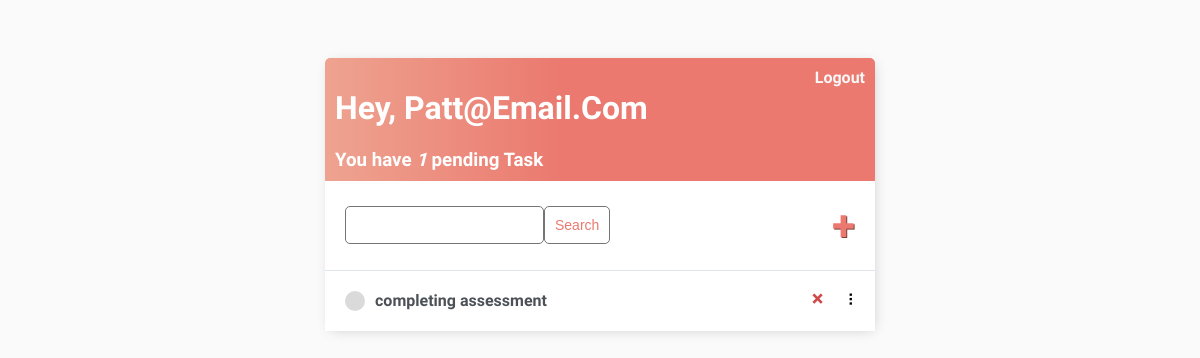
Before: / (signed in) with the older database file.
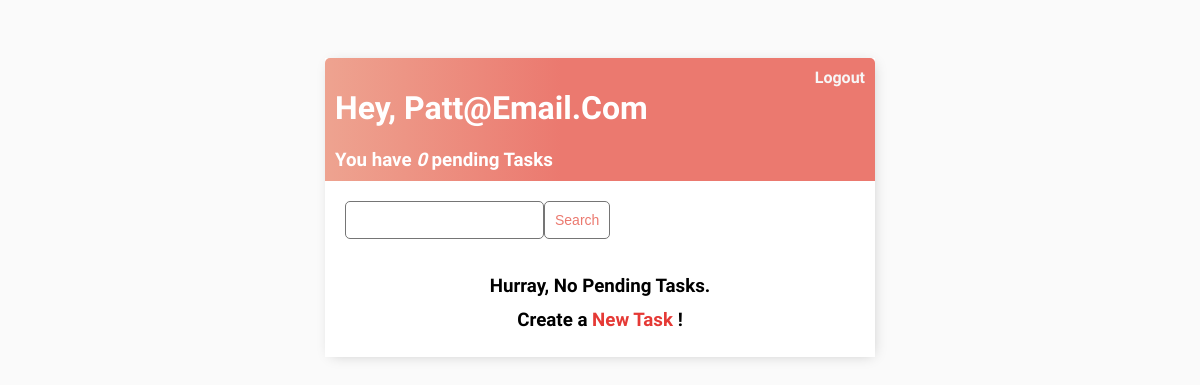
After: the same page with the newer database file.
### task_app/models.py (models this page shows)
class Task(models.Model):
    user = models.ForeignKey(User, on_delete=models.CASCADE, null = True, blank=True),
    title = models.CharField(max_length=200, null = True, blank=True)
    description = models.TextField(null = True, blank=True)
    image = models.ImageField(upload_to='task_images/', null=True, blank=True)
    complete = models.BooleanField(default=False)
    created = models.DateTimeField(auto_now_add=True)
    def __str__(self):
        return self.title
    class Meta:
        ordering = ["complete"]

### task_app/views.py (the view)
# urls.py: path('', taskList.as_view(), name='tasks'),
class taskList(LoginRequiredMixin, ListView):
    model = Task
    context_object_name = 'tasks'
    template_name = 'base/task_list.html'
    def get_context_data(self, **kwargs):
        context =  super().get_context_data(**kwargs)
        context['count'] = context['tasks'].filter(complete = False).count()
        search_tasks = self.request.GET.get('search') or " "
        if search_tasks:
            context['tasks'] = context['tasks'].filter(title__icontains= search_tasks)
            context['count'] = context['tasks'].filter(complete = False).count()
        context['search_tasks'] = search_tasks
        return context

### task_app/templates/base/task_list.html (shortened to what this page needs)
{% extends 'base/main.html' %} {% block content %}
<div class="header-bar">
    <div>
        <h1>Hey, {{request.user|title}}</h1>
        <h3 style="margin:0">You have <i>{{count}}</i> pending Task{{ count|pluralize:"s" }}</h3>
    </div>
    {% if request.user.is_authenticated %}
    <a href="{% url 'logout' %}">Logout</a> {% else %}
    <a href="{% url 'login' %}">Login</a> {% endif %}
</div>
<div id="search-add-wrapper">
    <form method="GET" style="display: flex;">
        <input type='text' name='search' placeholder="Find your Tasks" value="{{search_tasks}}">
        <input class="button" type="submit" value='Search'>
    </form>
    {% if tasks|length > 0 %}
    <a id="add-link" href="{% url 'task-create' %}">&#x2b;</a>
    {% endif %}
</div>
<div id="tasklist" class="task-items-wrapper">
    {% for task in tasks %}
    <div class="task-wrapper" data-position="{{task.pk}}">
        <div class="task-title">
            {% if task.complete %}
            <div class="task-complete-icon"></div>
            <i><s><a href="{% url 'task-update' task.id %}">{{task}}</a></s></i> {% else %}
            <div class="task-incomplete-icon"></div>
            <a href="{% url 'task-update' task.id %}">{{task}}</a> {% endif %}
        </div>
        <div class="task-controls">
            <a class="delete-link" href="{% url 'task-delete' task.id %}">&#215;</a>
            <span class="handle">&nbsp;&#10247;</span>
        </div>
    </div>
    {% empty %}
    <div style="text-align: center; padding-bottom: 10px; line-height: 1em;">
        <h3>Hurray, No Pending Tasks.</h3>
        <h3>Create a <a style="text-decoration: none; color: #e53935;" href="{% url 'task-create' %}">New Task</a> ! </h3>
    </div>
    {% endfor %}
</div>
{% endblock content %}

### task_app/templates/base/main.html (shortened to what this page needs)
<!DOCTYPE html>
<html lang="en">
<head>
</head>
<body>
    <div class="container">
        {% block content %} {% endblock content %}
    </div>
</body>
</html>

### task_app/templates/base/main.html (style rules this page uses)
body { background-color: #FAFAFA; font-family: 'Nunito', 'sans-serif', 'Lucida Sans', 'Lucida Sans Regular', 'Lucida Grande', 'Lucida Sans Unicode', Geneva, Verdana, sans-serif; padding-top: 50px; }
h1, h2, h3, h4, h5, h6, { font-family: 'Raleway', sans-serif; }
a, p { color: #4b5156 }
a { font-weight: 600; }
.container { max-width: 550px; margin: auto; background-color: #fff; -webkit-box-shadow: 2px 2px 13px -4px rgba(0, 0, 0, 0.21); box-shadow: 2px 2px 13px -4px rgba(0, 0, 0, 0.21); }
input { outline: none; border: none; }
.header-bar { display: flex; justify-content: space-between; color: #fff; padding: 10px; border-radius: 5px 5px 0 0; background: linear-gradient(90deg, #EEA390 0%, #EB796F 43%, #EB796F 100%); }
.header-bar a { color: rgb(247, 247, 247); text-decoration: none; }
#search-add-wrapper { display: flex; justify-content: space-between; align-items: center; padding: 20px; }
input[type=text], input[type=password], textarea { border: 1px solid #757575; border-radius: 5px; padding: 10px; width: 90%; }
::placeholder { font-weight: 300; opacity: 0.5; }
.button { border: 1px solid #757575; background-color: #FFF; color: #EB796F; padding: 10px; font-size: 14px; border-radius: 5px; cursor: pointer; text-decoration: none; }

Changed rows visible on the page:
removed Task: title "completing assessment"
Other visible differences:
{{ count }}: "1" → "0"
text now shown: "Hurray, No Pending Tasks. Create a New Task !"
